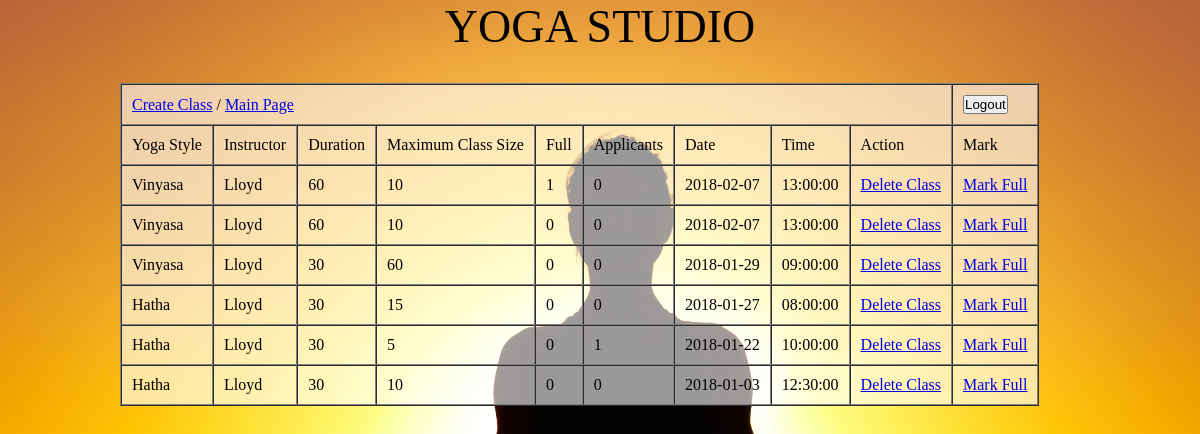
The app's page /index.php?page=admin (signed in) with its own data.
### tables this page shows
CREATE TABLE IF NOT EXISTS `classes` (
  `id` int(11) NOT NULL AUTO_INCREMENT,
  `instructor` varchar(250) DEFAULT NULL,
  `style` varchar(250) DEFAULT NULL,
  `duration` set('30','60') DEFAULT NULL,
  `full` int(11) DEFAULT '0',
  `maximum` int(11) NOT NULL DEFAULT '0',
  `applicants` int(11) NOT NULL DEFAULT '0',
  `date` date DEFAULT NULL,
  `time` time DEFAULT NULL,
  `unix` int(11) NOT NULL,
  PRIMARY KEY (`id`)
);

### core.php (called while the page is built, shortened)
<?php
function getClasses() {
    $return = array();
    $query = $GLOBALS["conn"]->query('SELECT * FROM classes ORDER BY unix DESC');
    while ($row = $query->fetch_assoc()) {
        $return[] = $row;
    }
    return $return;
}
?>

### admin.php (the view, shortened to what this page needs)
<?php if (isset($_SESSION["logged"]) && $_SESSION["logged"]): ?>
    <table border="1" cellpadding="0" cellspacing="0" class="admin-table">
        <tr>
            <td colspan="9"><a href="index.php?page=create">Create Class</a> / <a href="index.php?page=main">Main Page</a></td>
            <td>
                <form method="post" action="">
                    <input type="submit" name="Logout" value="Logout"/>
                </form>
            </td>
        </tr>
        <tr>
            <td>Yoga Style</td>
            <td>Instructor</td>
            <td>Duration</td>
            <td>Maximum Class Size</td>
            <td>Full</td>
            <td>Applicants</td>
            <td>Date</td>
            <td>Time</td>
            <td>Action</td>
            <td>Mark</td>
        </tr>
        <?php foreach ($classes as $keyClasses => $valueClasses) : ?>
            <tr>
                <td><?php echo $valueClasses["style"]; ?></td>
                <td><?php echo $valueClasses["instructor"]; ?></td>
                <td><?php echo $valueClasses["duration"]; ?></td>
                <td><?php echo $valueClasses["maximum"]; ?></td>
                <td><?php echo $valueClasses["full"]; ?></td>
                <td><?php echo $valueClasses["applicants"]; ?></td>
                <td><?php echo $valueClasses["date"]; ?></td>
                <td><?php echo $valueClasses["time"]; ?></td>
                <td><a href="index.php?page=delete&id=<?php echo $valueClasses["id"]; ?>">Delete Class</a></td>
                <td><a href="index.php?page=mark&id=<?php echo $valueClasses["id"]; ?>">Mark Full</a></td>
            </tr>
        <?php endforeach; ?>
    </table>
<?php endif; ?>

### css/style.css (style rules this page uses)
* { margin: 0px; padding: 0px; }
body { background: transparent url('../images/Yoga.jpg') no-repeat; background-size: cover; background-attachment: fixed; }
.admin-table { background-color: rgba(255, 255, 255, 0.6); }
.admin-table td { padding: 10px; }

### records on screen
classes: style "Vinyasa", instructor "Lloyd", duration "60", maximum "10", full "1", applicants "0", date "2018-02-07", time "13:00:00"
classes: style "Vinyasa", instructor "Lloyd", duration "60", maximum "10", full "0", applicants "0", date "2018-02-07", time "13:00:00"
classes: style "Vinyasa", instructor "Lloyd", duration "30", maximum "60", full "0", applicants "0", date "2018-01-29", time "09:00:00"
classes: style "Hatha", instructor "Lloyd", duration "30", maximum "15", full "0", applicants "0", date "2018-01-27", time "08:00:00"
classes: style "Hatha", instructor "Lloyd", duration "30", maximum "5", full "0", applicants "1", date "2018-01-22", time "10:00:00"
classes: style "Hatha", instructor "Lloyd", duration "30", maximum "10", full "0", applicants "0", date "2018-01-03", time "12:30:00"
